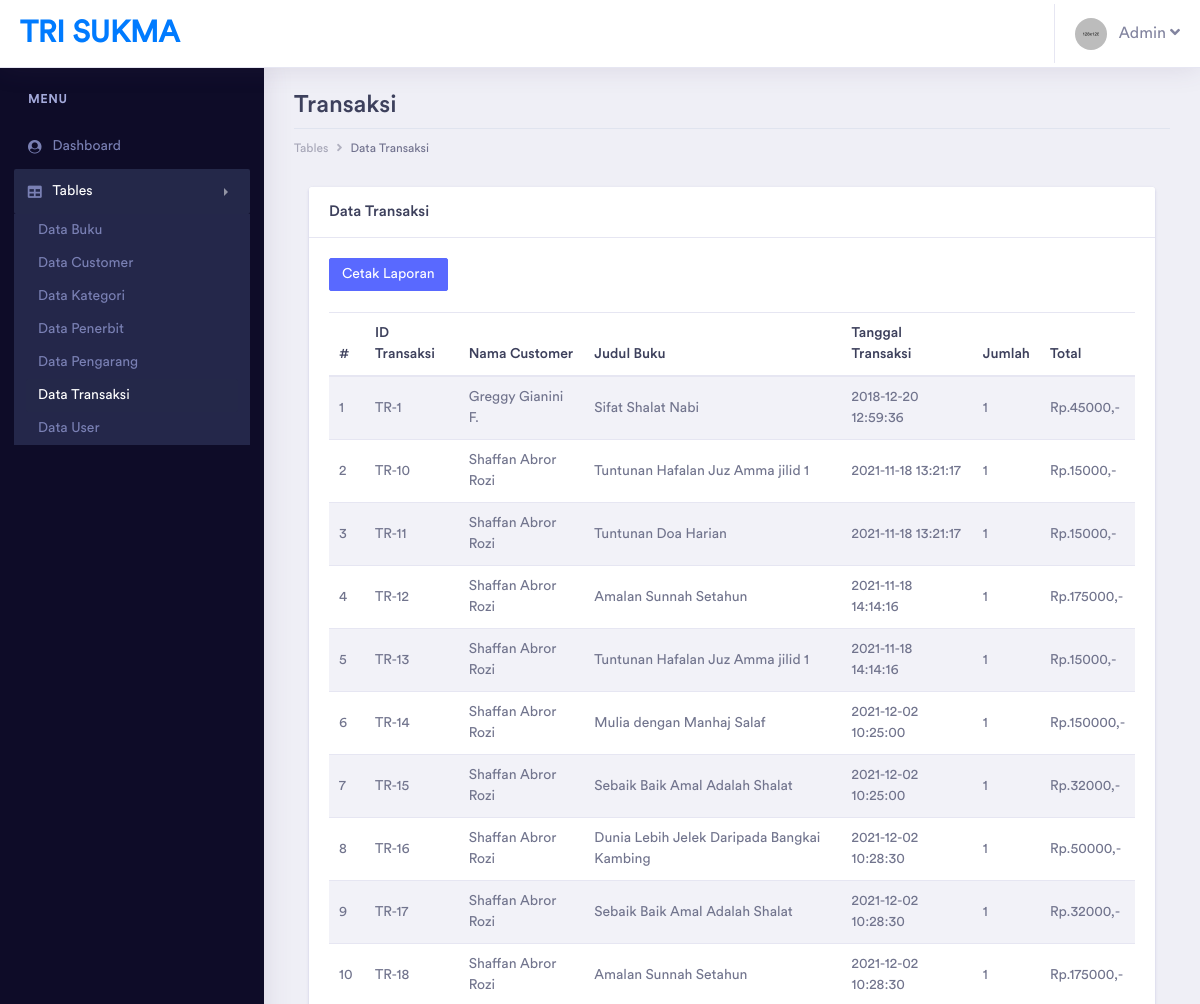
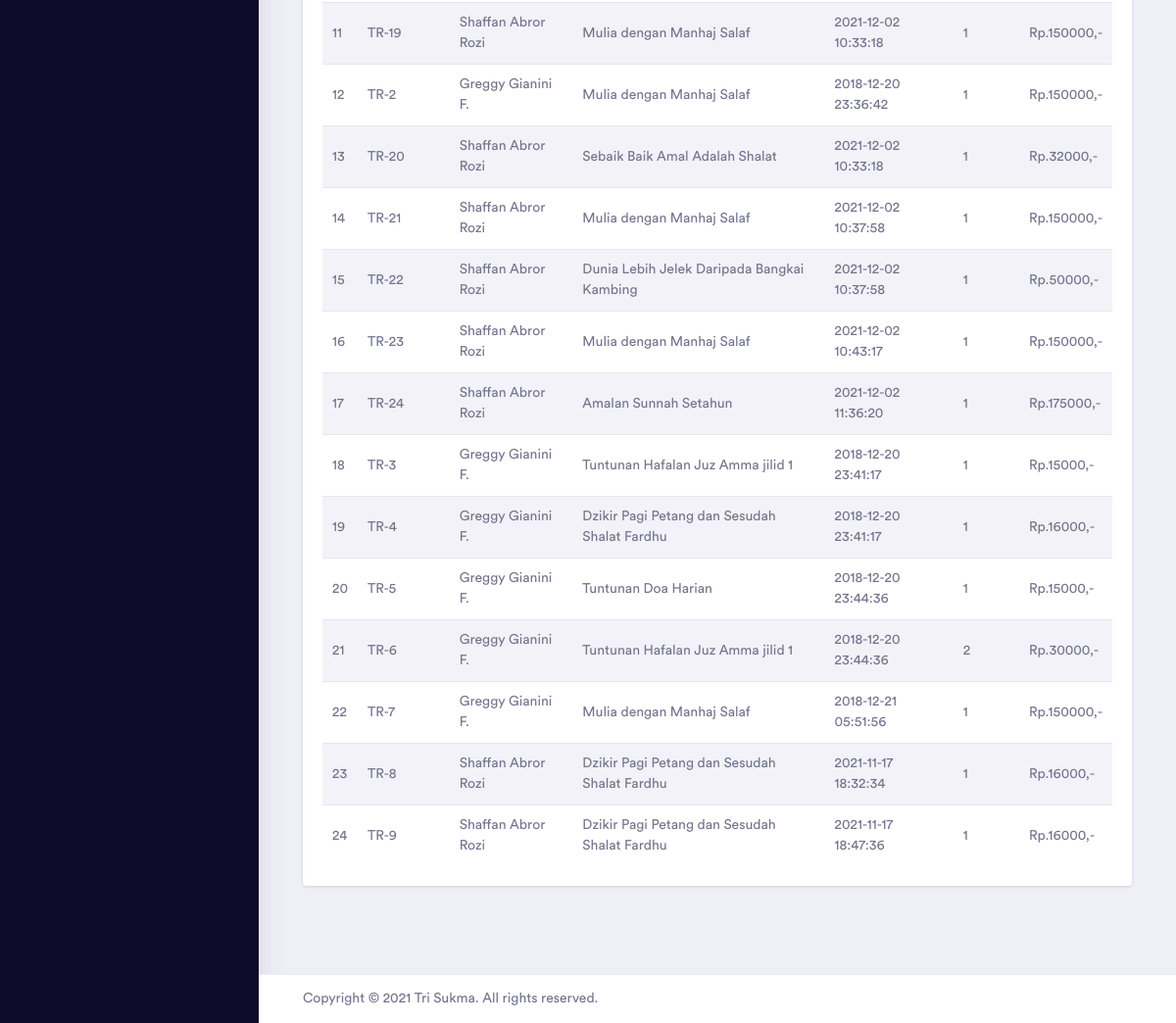
Page /admin/pages/tables/transaksi/table_transaksi.php (signed in) on the committed database (2 pictures, top to bottom).
### tables this page shows
CREATE TABLE `transaksi` (
  `id_transaksi` varchar(50) NOT NULL,
  `id_customer` varchar(20) NOT NULL,
  `id_buku` varchar(50) NOT NULL,
  `tgl_transaksi` datetime NOT NULL,
  `jumlah` int(11) NOT NULL,
  `total` int(11) NOT NULL
);

CREATE TABLE `customer` (
  `id_customer` varchar(20) NOT NULL,
  `nama_customer` varchar(100) NOT NULL,
  `jk_customer` enum('Laki-Laki','Perempuan') NOT NULL,
  `alamat_customer` varchar(200) NOT NULL,
  `email_customer` varchar(100) NOT NULL,
  `telp_customer` varchar(20) NOT NULL,
  `deleted` tinyint(1) NOT NULL
);

CREATE TABLE `buku` (
  `id_buku` varchar(50) NOT NULL,
  `judul_buku` varchar(200) NOT NULL,
  `id_pengarang` varchar(20) NOT NULL,
  `id_penerbit` varchar(20) NOT NULL,
  `id_kategori` varchar(20) NOT NULL,
  `stok` int(11) NOT NULL,
  `berat` float NOT NULL,
  `harga` int(11) NOT NULL,
  `deskripsi` varchar(1000) NOT NULL,
  `gambar` varchar(200) NOT NULL,
  `deleted` tinyint(1) NOT NULL
);

### admin/pages/tables/transaksi/table_transaksi.php (the view, shortened to what this page needs)
<?php
include '../../../../helper/connection.php';
?>
<?php
if(!$_SESSION['username'] && !$_SESSION['password'] && $_SESSION['tipe_user'] != "Admin")
{
    echo "
		<script type='text/javascript'>
		alert('Anda harus login terlebih dahulu!')
		window.location='../../../index.php';
		</script>";
}
else
{
?>
<!doctype html>
<html lang="en">
<head>
    <link rel="stylesheet" href="../../../assets/vendor/bootstrap/css/bootstrap.min.css">
    <link href="../../../assets/vendor/fonts/circular-std/style.css" rel="stylesheet">
    <link rel="stylesheet" href="../../../assets/libs/css/style.css">
    <link rel="stylesheet" href="../../../assets/vendor/fonts/fontawesome/css/fontawesome-all.css">
    <link rel="stylesheet" href="../../../assets/vendor/charts/chartist-bundle/chartist.css">
    <link rel="stylesheet" href="../../../assets/vendor/charts/morris-bundle/morris.css">
    <link rel="stylesheet" href="../../../assets/vendor/fonts/material-design-iconic-font/css/materialdesignicons.min.css">
    <link rel="stylesheet" href="../../../assets/vendor/charts/c3charts/c3.css">
    <link rel="stylesheet" href="../../../assets/vendor/fonts/flag-icon-css/flag-icon.min.css">
</head>
<body>
    <div class="dashboard-main-wrapper">
        <div class="dashboard-header">
            <nav class="navbar navbar-expand-lg bg-white fixed-top">
                <a class="navbar-brand" href="../../../dashboard.php">Tri Sukma</a>
                <div class="collapse navbar-collapse " id="navbarSupportedContent">
                    <ul class="navbar-nav ml-auto navbar-right-top">
                        <li class="nav-item dropdown nav-user">
                            <a class="nav-link nav-user-img" href="#" id="navbarDropdownMenuLink2" data-toggle="dropdown"
                                aria-haspopup="true" aria-expanded="false"><img src="../../../assets/images/avatar-1.jpg"
                                    alt="" class="user-avatar-md rounded-circle">&nbsp;&nbsp;&nbsp;Admin <i class="fas fa-angle-down"></i></a>
                        </li>
                    </ul>
                </div>
            </nav>
        </div>
        <div class="nav-left-sidebar sidebar-dark">
            <div class="menu-list">
                <nav class="navbar navbar-expand-lg navbar-light">
                    <div class="collapse navbar-collapse" id="navbarNav">
                        <ul class="navbar-nav flex-column">
                            <li class="nav-divider">
                                Menu
                            </li>
                            <li class="nav-item ">
                                <a class="nav-link" href="../../../dashboard.php" aria-expanded="false" data-target="#submenu-1"
                                    aria-controls="submenu-1"><i class="fa fa-fw fa-user-circle"></i>Dashboard
                                    <span class="badge badge-success">6</span></a>
                            </li>
                            <li class="nav-item">
                                <a class="nav-link active" href="#" data-toggle="collapse" aria-expanded="false"
                                    data-target="#submenu-5" aria-controls="submenu-5"><i class="fas fa-fw fa-table"></i>Tables</a>
                                <div id="submenu-5" class="collapse submenu show" style="">
                                    <ul class="nav flex-column">
                                        <li class="nav-item">
                                            <a class="nav-link" href="../buku/table_buku.php">Data Buku</a>
                                        </li>
                                        <li class="nav-item">
                                            <a class="nav-link" href="../customer/table_customer.php">Data Customer</a>
                                        </li>
                                        <li class="nav-item">
                                            <a class="nav-link" href="../kategori/table_kategori.php">Data
                                                Kategori</a>
                                        </li>
                                        <li class="nav-item">
                                            <a class="nav-link" href="../penerbit/table_penerbit.php">Data Penerbit</a>
                                        </li>
                                        <li class="nav-item">
                                            <a class="nav-link" href="../pengarang/table_pengarang.php">Data Pengarang</a>
                                        </li>
                                        <li class="nav-item">
                                            <a class="nav-link active" href="table_transaksi.php">Data Transaksi</a>
                                        </li>
                                        <li class="nav-item">
                                            <a class="nav-link" href="../user/table_user.php">Data User</a>
                                        </li>
                                    </ul>
                                </div>
                            </li>
                        </ul>
                    </div>
                </nav>
            </div>
        </div>
        <div class="dashboard-wrapper">
            <div class="dashboard-ecommerce">
                <div class="container-fluid dashboard-content ">
                    <div class="row">
                        <div class="col-xl-12 col-lg-12 col-md-12 col-sm-12 col-12">
                            <div class="page-header">
                                <h2 class="pageheader-title">Transaksi</h2>
                                <div class="page-breadcrumb">
                                    <nav aria-label="breadcrumb">
                                        <ol class="breadcrumb">
                                            <li class="breadcrumb-item"><a href="#" class="breadcrumb-link">Tables</a></li>
                                            <li class="breadcrumb-item active" aria-current="page">Data Transaksi</li>
                                        </ol>
                                    </nav>
                                </div>
                            </div>
                        </div>
                    </div>
                    <div class="col-xl-12">
                        <div class="card">
                            <h5 class="card-header">Data Transaksi</h5>
                            <div class="card-body">
                            <button type="button" class="btn btn-primary btn-sm" data-toggle="modal" data-target="#exampleModal">
                            Cetak Laporan
                            </button>
                            <br><br>
                                <table class="table table-striped">
                                    <thead>
                                        <tr>
                                            <th>#</th>
                                            <th>ID Transaksi</th>
                                            <th>Nama Customer</th>
                                            <th>Judul Buku</th>
                                            <th>Tanggal Transaksi</th>
                                            <th>Jumlah</th>
                                            <th>Total</th>
                                        </tr>
                                    </thead>
                                    <tbody>
                                        <?php
                                            $query =
                                            "select t.id_transaksi,c.nama_customer,b.judul_buku,t.tgl_transaksi,t.jumlah,t.total from transaksi t,customer c,buku b
                                            where t.id_customer = c.id_customer AND
                                            b.id_buku = t.id_buku";
                                            $result = mysqli_query($con, $query);
                                            if (mysqli_num_rows($result) > 0)
                                            {
                                                $index = 1;
                                                while($row = mysqli_fetch_assoc($result))
                                                {
                                                    echo "
                                                    <tr>
                                                        <td>" . $index++ . "</td>
                                                        <td>" . $row["id_transaksi"] . "</td>
                                                        <td>" . $row["nama_customer"] . "</td>
                                                        <td>" . $row["judul_buku"] . "</td>
                                                        <td>" . $row["tgl_transaksi"] . "</td>
                                                        <td>" . $row["jumlah"] . "</td>
                                                        <td>Rp." . $row["total"] . ",-</td>
                                                    </tr>
                                                    ";
                                                }
                                            }
                                            ?>
                                    </tbody>
                                </table>
                            </div>
                        </div>
                    </div>
                </div>
            </div>
            <div class="footer">
                <div class="container-fluid">
                    <div class="row">
                        <div class="col-xl-6 col-lg-6 col-md-6 col-sm-12 col-12">
                            Copyright © 2021 Tri Sukma. All rights reserved.
                        </div>
                        <div class="col-xl-6 col-lg-6 col-md-6 col-sm-12 col-12">
                        </div>
                    </div>
                </div>
            </div>
        </div>
    </div>
</body>
</html>
<?php } ?>

### rows in the picture
transaksi: id_transaksi "TR-1", id_customer.nama_customer "Greggy Gianini F.", id_buku.judul_buku "Sifat Shalat Nabi", tgl_transaksi "2018-12-20 12:59:36", jumlah "1", total "45000"
transaksi: id_transaksi "TR-10", id_customer.nama_customer "Shaffan Abror Rozi", id_buku.judul_buku "Tuntunan Hafalan Juz Amma jilid 1", tgl_transaksi "2021-11-18 13:21:17", jumlah "1", total "15000"
transaksi: id_transaksi "TR-11", id_customer.nama_customer "Shaffan Abror Rozi", id_buku.judul_buku "Tuntunan Doa Harian", tgl_transaksi "2021-11-18 13:21:17", jumlah "1", total "15000"
transaksi: id_transaksi "TR-12", id_customer.nama_customer "Shaffan Abror Rozi", id_buku.judul_buku "Amalan Sunnah Setahun", tgl_transaksi "2021-11-18 14:14:16", jumlah "1", total "175000"
transaksi: id_transaksi "TR-13", id_customer.nama_customer "Shaffan Abror Rozi", id_buku.judul_buku "Tuntunan Hafalan Juz Amma jilid 1", tgl_transaksi "2021-11-18 14:14:16", jumlah "1", total "15000"
transaksi: id_transaksi "TR-14", id_customer.nama_customer "Shaffan Abror Rozi", id_buku.judul_buku "Mulia dengan Manhaj Salaf", tgl_transaksi "2021-12-02 10:25:00", jumlah "1", total "150000"
transaksi: id_transaksi "TR-15", id_customer.nama_customer "Shaffan Abror Rozi", id_buku.judul_buku "Sebaik Baik Amal Adalah Shalat", tgl_transaksi "2021-12-02 10:25:00", jumlah "1", total "32000"
transaksi: id_transaksi "TR-16", id_customer.nama_customer "Shaffan Abror Rozi", id_buku.judul_buku "Dunia Lebih Jelek Daripada Bangkai Kambing", tgl_transaksi "2021-12-02 10:28:30", jumlah "1", total "50000"
transaksi: id_transaksi "TR-17", id_customer.nama_customer "Shaffan Abror Rozi", id_buku.judul_buku "Sebaik Baik Amal Adalah Shalat", tgl_transaksi "2021-12-02 10:28:30", jumlah "1", total "32000"
transaksi: id_transaksi "TR-18", id_customer.nama_customer "Shaffan Abror Rozi", id_buku.judul_buku "Amalan Sunnah Setahun", tgl_transaksi "2021-12-02 10:28:30", jumlah "1", total "175000"
transaksi: id_transaksi "TR-19", id_customer.nama_customer "Shaffan Abror Rozi", id_buku.judul_buku "Mulia dengan Manhaj Salaf", tgl_transaksi "2021-12-02 10:33:18", jumlah "1", total "150000"
transaksi: id_transaksi "TR-2", id_customer.nama_customer "Greggy Gianini F.", id_buku.judul_buku "Mulia dengan Manhaj Salaf", tgl_transaksi "2018-12-20 23:36:42", jumlah "1", total "150000"
transaksi: id_transaksi "TR-20", id_customer.nama_customer "Shaffan Abror Rozi", id_buku.judul_buku "Sebaik Baik Amal Adalah Shalat", tgl_transaksi "2021-12-02 10:33:18", jumlah "1", total "32000"
transaksi: id_transaksi "TR-21", id_customer.nama_customer "Shaffan Abror Rozi", id_buku.judul_buku "Mulia dengan Manhaj Salaf", tgl_transaksi "2021-12-02 10:37:58", jumlah "1", total "150000"
transaksi: id_transaksi "TR-22", id_customer.nama_customer "Shaffan Abror Rozi", id_buku.judul_buku "Dunia Lebih Jelek Daripada Bangkai Kambing", tgl_transaksi "2021-12-02 10:37:58", jumlah "1", total "50000"
transaksi: id_transaksi "TR-23", id_customer.nama_customer "Shaffan Abror Rozi", id_buku.judul_buku "Mulia dengan Manhaj Salaf", tgl_transaksi "2021-12-02 10:43:17", jumlah "1", total "150000"
transaksi: id_transaksi "TR-24", id_customer.nama_customer "Shaffan Abror Rozi", id_buku.judul_buku "Amalan Sunnah Setahun", tgl_transaksi "2021-12-02 11:36:20", jumlah "1", total "175000"
transaksi: id_transaksi "TR-3", id_customer.nama_customer "Greggy Gianini F.", id_buku.judul_buku "Tuntunan Hafalan Juz Amma jilid 1", tgl_transaksi "2018-12-20 23:41:17", jumlah "1", total "15000"
transaksi: id_transaksi "TR-4", id_customer.nama_customer "Greggy Gianini F.", id_buku.judul_buku "Dzikir Pagi Petang dan Sesudah Shalat Fardhu", tgl_transaksi "2018-12-20 23:41:17", jumlah "1", total "16000"
transaksi: id_transaksi "TR-5", id_customer.nama_customer "Greggy Gianini F.", id_buku.judul_buku "Tuntunan Doa Harian", tgl_transaksi "2018-12-20 23:44:36", jumlah "1", total "15000"
transaksi: id_transaksi "TR-6", id_customer.nama_customer "Greggy Gianini F.", id_buku.judul_buku "Tuntunan Hafalan Juz Amma jilid 1", tgl_transaksi "2018-12-20 23:44:36", jumlah "2", total "30000"
transaksi: id_transaksi "TR-7", id_customer.nama_customer "Greggy Gianini F.", id_buku.judul_buku "Mulia dengan Manhaj Salaf", tgl_transaksi "2018-12-21 05:51:56", jumlah "1", total "150000"
transaksi: id_transaksi "TR-8", id_customer.nama_customer "Shaffan Abror Rozi", id_buku.judul_buku "Dzikir Pagi Petang dan Sesudah Shalat Fardhu", tgl_transaksi "2021-11-17 18:32:34", jumlah "1", total "16000"
transaksi: id_transaksi "TR-9", id_customer.nama_customer "Shaffan Abror Rozi", id_buku.judul_buku "Dzikir Pagi Petang dan Sesudah Shalat Fardhu", tgl_transaksi "2021-11-17 18:47:36", jumlah "1", total "16000"
